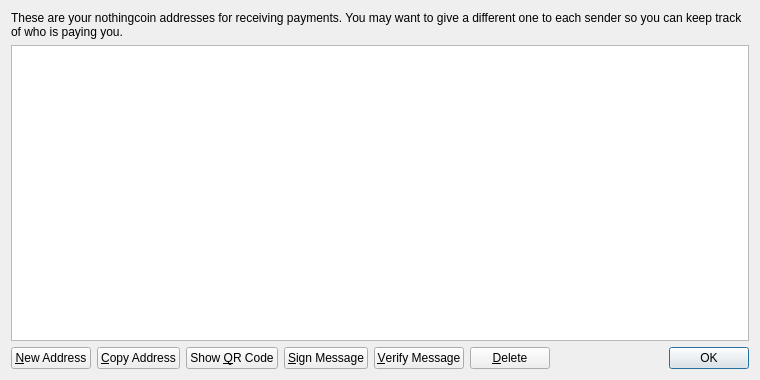
<?xml version="1.0" encoding="UTF-8"?>
<ui version="4.0">
 <class>AddressBookPage</class>
 <widget class="QWidget" name="AddressBookPage">
  <property name="geometry">
   <rect>
    <x>0</x>
    <y>0</y>
    <width>760</width>
    <height>380</height>
   </rect>
  </property>
  <property name="windowTitle">
   <string>Address Book</string>
  </property>
  <layout class="QVBoxLayout" name="verticalLayout">
   <item>
    <widget class="QLabel" name="labelExplanation">
     <property name="text">
      <string>These are your nothingcoin addresses for receiving payments. You may want to give a different one to each sender so you can keep track of who is paying you.</string>
     </property>
     <property name="textFormat">
      <enum>Qt::PlainText</enum>
     </property>
     <property name="wordWrap">
      <bool>true</bool>
     </property>
    </widget>
   </item>
   <item>
    <widget class="QTableView" name="tableView">
     <property name="contextMenuPolicy">
      <enum>Qt::CustomContextMenu</enum>
     </property>
     <property name="toolTip">
      <string>Double-click to edit address or label</string>
     </property>
     <property name="tabKeyNavigation">
      <bool>false</bool>
     </property>
     <property name="alternatingRowColors">
      <bool>true</bool>
     </property>
     <property name="selectionMode">
      <enum>QAbstractItemView::SingleSelection</enum>
     </property>
     <property name="selectionBehavior">
      <enum>QAbstractItemView::SelectRows</enum>
     </property>
     <property name="sortingEnabled">
      <bool>true</bool>
     </property>
     <attribute name="verticalHeaderVisible">
      <bool>false</bool>
     </attribute>
    </widget>
   </item>
   <item>
    <layout class="QHBoxLayout" name="horizontalLayout">
     <item>
      <widget class="QPushButton" name="newAddressButton">
       <property name="toolTip">
        <string>Create a new address</string>
       </property>
       <property name="text">
        <string>&amp;New Address</string>
       </property>
       <property name="icon">
        <iconset resource="../bitcoin.qrc">
         <normaloff>:/icons/add</normaloff>:/icons/add</iconset>
       </property>
      </widget>
     </item>
     <item>
      <widget class="QPushButton" name="copyToClipboard">
       <property name="toolTip">
        <string>Copy the currently selected address to the system clipboard</string>
       </property>
       <property name="text">
        <string>&amp;Copy Address</string>
       </property>
       <property name="icon">
        <iconset resource="../bitcoin.qrc">
         <normaloff>:/icons/editcopy</normaloff>:/icons/editcopy</iconset>
       </property>
      </widget>
     </item>
     <item>
      <widget class="QPushButton" name="showQRCode">
       <property name="text">
        <string>Show &amp;QR Code</string>
       </property>
       <property name="icon">
        <iconset resource="../bitcoin.qrc">
         <normaloff>:/icons/qrcode</normaloff>:/icons/qrcode</iconset>
       </property>
      </widget>
     </item>
     <item>
      <widget class="QPushButton" name="signMessage">
       <property name="toolTip">
        <string>Sign a message to prove you own a Bitcoin address</string>
       </property>
       <property name="text">
        <string>&amp;Sign Message</string>
       </property>
       <property name="icon">
        <iconset resource="../bitcoin.qrc">
         <normaloff>:/icons/edit</normaloff>:/icons/edit</iconset>
       </property>
      </widget>
     </item>
     <item>
      <widget class="QPushButton" name="verifyMessage">
       <property name="toolTip">
        <string>Verify a message to ensure it was signed with a specified Bitcoin address</string>
       </property>
       <property name="text">
        <string>&amp;Verify Message</string>
       </property>
       <property name="icon">
        <iconset resource="../bitcoin.qrc">
         <normaloff>:/icons/transaction_0</normaloff>:/icons/transaction_0</iconset>
       </property>
      </widget>
     </item>
     <item>
      <widget class="QPushButton" name="deleteButton">
       <property name="toolTip">
        <string>Delete the currently selected address from the list. Only sending addresses can be deleted.</string>
       </property>
       <property name="text">
        <string>&amp;Delete</string>
       </property>
       <property name="icon">
        <iconset resource="../bitcoin.qrc">
         <normaloff>:/icons/remove</normaloff>:/icons/remove</iconset>
       </property>
      </widget>
     </item>
     <item>
      <spacer name="horizontalSpacer">
       <property name="orientation">
        <enum>Qt::Horizontal</enum>
       </property>
       <property name="sizeHint" stdset="0">
        <size>
         <width>40</width>
         <height>20</height>
        </size>
       </property>
      </spacer>
     </item>
     <item>
      <widget class="QDialogButtonBox" name="buttonBox">
       <property name="sizePolicy">
        <sizepolicy hsizetype="Maximum" vsizetype="Fixed">
         <horstretch>0</horstretch>
         <verstretch>0</verstretch>
        </sizepolicy>
       </property>
       <property name="standardButtons">
        <set>QDialogButtonBox::Ok</set>
       </property>
      </widget>
     </item>
    </layout>
   </item>
  </layout>
 </widget>
 <resources>
  <include location="../bitcoin.qrc"/>
 </resources>
 <connections/>
</ui>
